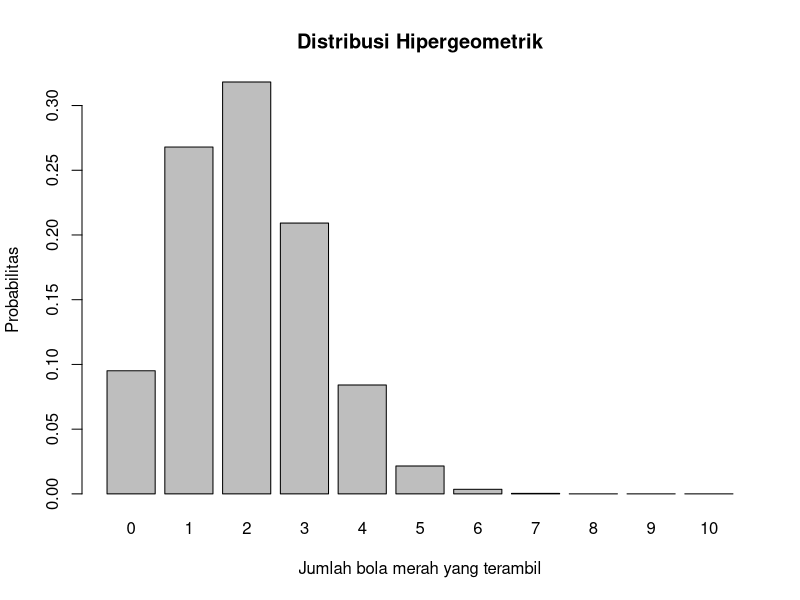
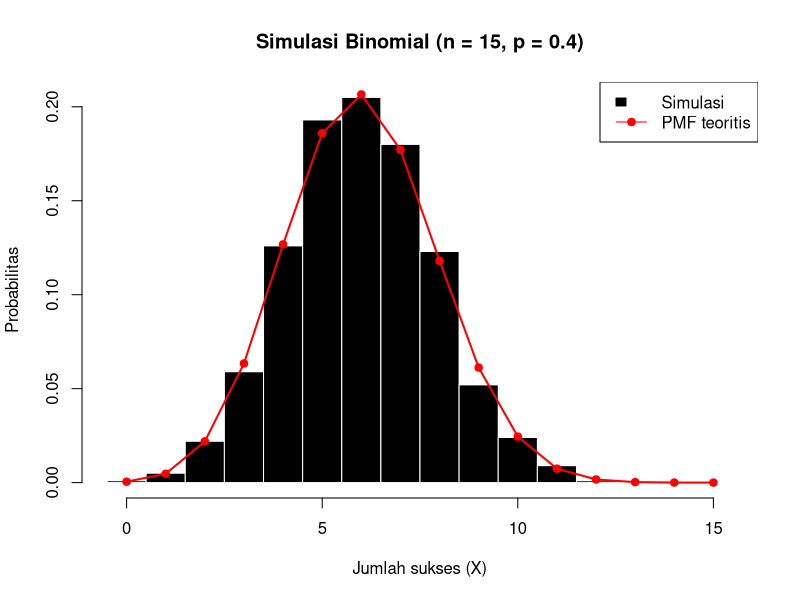

Recreate these plots in R, in order.
#Nabila Nur Alizah 
#Tugas sebaran Kontinu 1

#1.jika rata-rata pelanggan datang ke toko adalah 3 orang per jam,modelkan dengan poisson dan hitung P(X lebih dari sama dengan 5)
# Distribusi Poisson
lambda <- 3
# P(X >= 5)
p <- 1 - ppois(4, lambda)
p

#2.dari 100 bola (20 berwarna merah),diambil 10 tanpa pengembalian.Modelkan jumlah bola merah yang di ambil dengan distribusi yang tepat
# Parameter
N <- 100
K <- 20
n <- 10

# Kemungkinan jumlah bola merah
x <- 0:n

# Probabilitas teoritis
p <- dhyper(x, K, N-K, n)

data.frame(
  Jumlah_Bola_Merah = x,
  Probabilitas = p
)
#melihat distribusi
barplot(
  p,
  names.arg = x,
  xlab = "Jumlah bola merah yang terambil",
  ylab = "Probabilitas",
  main = "Distribusi Hipergeometrik"
)

#3.simulasi 1000 percobaan binomial
# Parameter
n <- 15
p <- 0.4

# Simulasi 1000 percobaan
set.seed(123)
simulasi <- rbinom(1000, size = n, prob = p)

# Histogram hasil simulasi
hist(
  simulasi,
  breaks = seq(-0.5, 15.5, by = 1),
  probability = TRUE,
  col = "black",
  border = "white",
  xlab = "Jumlah sukses (X)",
  ylab = "Probabilitas",
  main = "Simulasi Binomial (n = 15, p = 0.4)"
)

# PMF teoritis
x <- 0:n
pmf <- dbinom(x, size = n, prob = p)

# Tambahkan PMF teoritis
points(
  x, pmf,
  col = "red",
  pch = 19
)

lines(
  x, pmf,
  col = "red",
  lwd = 2
)

legend(
  "topright",
  legend = c("Simulasi", "PMF teoritis"),
  fill = c("black", NA),
  border = c("white", NA),
  col = c(NA, "red"),
  lty = c(NA, 1),
  pch = c(NA, 19)
)
